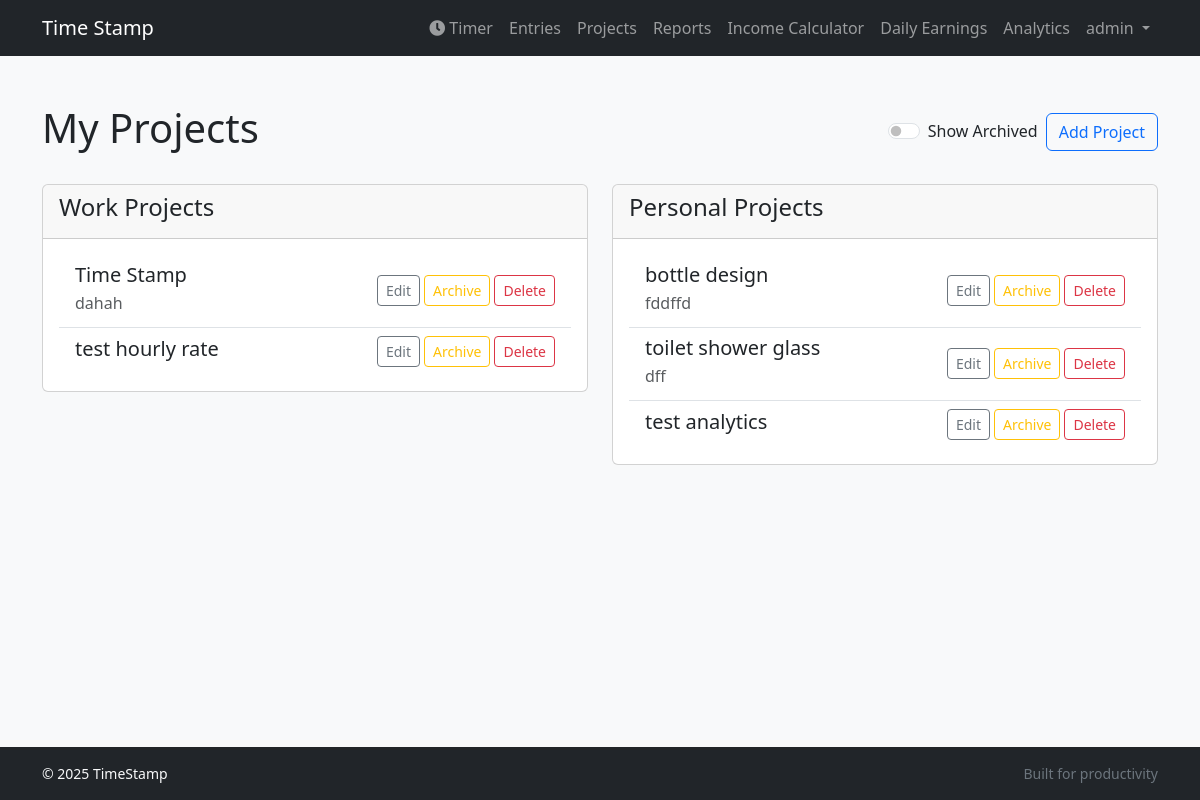
Page /projects/ (signed in) on the committed database.
### tracker/models.py (models this page shows, shortened)
class Project(models.Model):
    user = models.ForeignKey(User, on_delete=models.CASCADE, related_name='projects')
    name = models.CharField(max_length=100)
    description = models.TextField(blank=True)
    category = models.CharField(max_length=10, choices=CATEGORY_CHOICES, default='work')
    is_archived = models.BooleanField(default=False)
    hourly_rate = models.DecimalField(max_digits=8, decimal_places=2, default=0.00)

### tracker/views.py (the view)
# urls.py: path('projects/', views.ProjectListView.as_view(), name='project_list'),
class ProjectListView(LoginRequiredMixin, ListView):
    model = Project
    template_name = 'tracker/project_list.html'
    context_object_name = 'projects'
    def get_queryset(self):
        queryset = super().get_queryset().filter(user=self.request.user)
        if not self.request.GET.get('show_archived'):
            queryset = queryset.filter(is_archived=False)
        return queryset
    def get_context_data(self, **kwargs):
        context = super().get_context_data(**kwargs)
        all_projects = context['projects']
        context['work_projects'] = all_projects.filter(category='work')
        context['personal_projects'] = all_projects.filter(category='personal')
        context['show_archived'] = self.request.GET.get('show_archived', False)
        return context

### templates/tracker/project_list.html (shortened to what this page needs)
{% extends "base.html" %}
{% block content %}
<div class="d-flex justify-content-between align-items-center mb-4">
    <h1>My Projects</h1>
    <div class="d-flex align-items-center gap-2">
        <form method="get" class="form-check form-switch">
            <input class="form-check-input" type="checkbox" role="switch" id="showArchived" name="show_archived" {% if show_archived %}checked{% endif %} onchange="this.form.submit()">
            <label class="form-check-label" for="showArchived">Show Archived</label>
        </form>
        <a href="{% url 'tracker:project_create' %}" class="btn btn-outline-primary">Add Project</a>
    </div>
</div>
<div class="row d-none d-md-flex">
    <div class="col-md-6">
        <div class="card">
            <div class="card-header">
                <h4>Work Projects</h4>
            </div>
            <div class="card-body">
                {% if work_projects %}
                <ul class="list-group list-group-flush">
                    {% for project in work_projects %}
                    <li class="list-group-item {% if project.is_archived %}bg-warning bg-opacity-25{% endif %}">
                        <div class="d-flex justify-content-between align-items-center">
                            <div class="flex-grow-1">
                                <h5 class="mb-1">{{ project.name }}</h5>
                                <p class="mb-1 text-muted">{{ project.description|truncatewords:20 }}</p>
                            </div>
                            <div class="d-flex align-items-center gap-1 ms-2">
                                <a href="{% url 'tracker:project_update' project.pk %}" class="btn btn-sm btn-outline-secondary">Edit</a>
                                {% if project.is_archived %}
                                <a href="{% url 'tracker:project_unarchive_confirm' project.pk %}" class="btn btn-sm btn-outline-success">Unarchive</a>
                                {% else %}
                                <a href="{% url 'tracker:project_archive_confirm' project.pk %}" class="btn btn-sm btn-outline-warning">Archive</a>
                                {% endif %}
                                <a href="{% url 'tracker:project_delete' project.pk %}" class="btn btn-sm btn-outline-danger">Delete</a>
                            </div>
                        </div>
                    </li>
                    {% endfor %}
                </ul>
                {% else %}
                <p class="text-center text-muted">No work projects found.</p>
                {% endif %}
            </div>
        </div>
    </div>
    <div class="col-md-6">
        <div class="card">
            <div class="card-header">
                <h4>Personal Projects</h4>
            </div>
            <div class="card-body">
                {% if personal_projects %}
                <ul class="list-group list-group-flush">
                    {% for project in personal_projects %}
                    <li class="list-group-item {% if project.is_archived %}bg-warning bg-opacity-25{% endif %}">
                        <div class="d-flex justify-content-between align-items-center">
                            <div class="flex-grow-1">
                                <h5 class="mb-1">{{ project.name }}</h5>
                                <p class="mb-1 text-muted">{{ project.description|truncatewords:20 }}</p>
                            </div>
                            <div class="d-flex align-items-center gap-1 ms-2">
                                <a href="{% url 'tracker:project_update' project.pk %}" class="btn btn-sm btn-outline-secondary">Edit</a>
                                {% if project.is_archived %}
                                <a href="{% url 'tracker:project_unarchive_confirm' project.pk %}" class="btn btn-sm btn-outline-success">Unarchive</a>
                                {% else %}
                                <a href="{% url 'tracker:project_archive_confirm' project.pk %}" class="btn btn-sm btn-outline-warning">Archive</a>
                                {% endif %}
                                <a href="{% url 'tracker:project_delete' project.pk %}" class="btn btn-sm btn-outline-danger">Delete</a>
                            </div>
                        </div>
                    </li>
                    {% endfor %}
                </ul>
                {% else %}
                <p class="text-center text-muted">No personal projects found.</p>
                {% endif %}
            </div>
        </div>
    </div>
</div>
{% endblock %}

### templates/base.html (shortened to what this page needs)
{% load static %}
<!DOCTYPE html>
<html lang="en" class="h-100">
<head>
    <link href="https://cdn.jsdelivr.net/npm/bootstrap@5.3.2/dist/css/bootstrap.min.css" rel="stylesheet"
>
    <link rel="stylesheet" href="https://cdnjs.cloudflare.com/ajax/libs/font-awesome/5.15.4/css/all.min.css">
    <link rel="stylesheet" href="{% static 'css/style.css' %}">
</head>
<body class="d-flex flex-column h-100">
<nav class="navbar navbar-expand-lg navbar-dark bg-dark mb-4">
    <div class="container">
        <a class="navbar-brand me-auto" href="{% url 'tracker:home' %}">Time Stamp</a>
        <div class="collapse navbar-collapse" id="navbarNav">
            <ul class="navbar-nav ms-auto">
                {% if user.is_authenticated %}
                    <li class="nav-item d-none d-lg-block">
                        <a class="nav-link" href="{% url 'tracker:home' %}"><i class="fas fa-clock me-1"></i>Timer</a>
                    </li>
                    <li class="nav-item">
                        <a class="nav-link" href="{% url 'tracker:entry_list' %}">Entries</a>
                    </li>
                    <li class="nav-item">
                        <a class="nav-link" href="{% url 'tracker:project_list' %}">Projects</a>
                    </li>
                    <li class="nav-item">
                        <a class="nav-link" href="{% url 'tracker:reports' %}">Reports</a>
                    </li>
                    <li class="nav-item">
                        <a class="nav-link" href="{% url 'tracker:income_calculator' %}">Income Calculator</a>
                    </li>
                    <li class="nav-item">
                        <a class="nav-link" href="{% url 'tracker:daily_earnings_tracker' %}">Daily Earnings</a>
                    </li>
                    <li class="nav-item">
                        <a class="nav-link" href="{% url 'tracker:analytics' %}">Analytics</a>
                    </li>
                    <li class="nav-item dropdown">
                        <a class="nav-link dropdown-toggle" href="#" id="navbarDropdown" role="button" data-bs-toggle="dropdown" aria-expanded="false">
                            {{ user.username }}
                        </a>
                    </li>
                {% endif %}
            </ul>
        </div>
    </div>
</nav>
<main class="container py-4 flex-grow-1">
    {% block content %}{% endblock %}
</main>
<footer class="bg-dark text-light py-3 mt-auto">
  <div class="container small d-flex flex-column flex-md-row justify-content-between">
      <div>&copy; {% now "Y" %} TimeStamp</div>
      <div>
          <span class="text-secondary">Built for productivity</span>
      </div>
  </div>
</footer>
</body>
</html>

### static/css/style.css (style rules this page uses)
body { background-color: #f8f9fa; }

### rows in the picture
Project: name "Time Stamp", description "dahah", is_archived "Archive"
Project: name "test hourly rate", is_archived "Archive"
Project: name "bottle design", description "fddffd", is_archived "Archive"
Project: name "toilet shower glass", description "dff", is_archived "Archive"
Project: name "test analytics", is_archived "Archive"

### other values in the picture
{{ user.username }} "admin"
